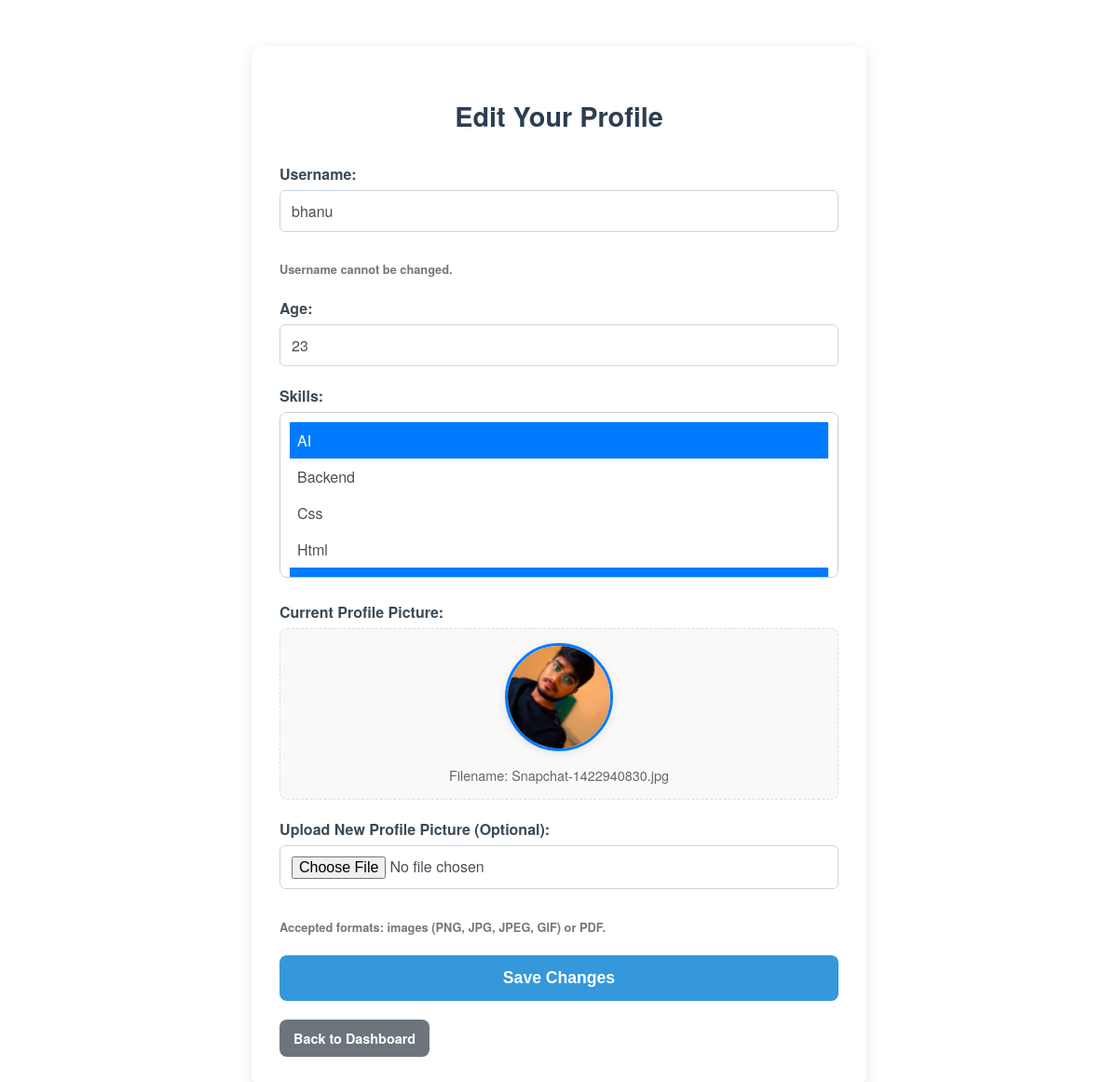
/edit_profile (signed in), run on the app's committed database.
### tables this page shows
CREATE TABLE users (
            username TEXT NOT NULL,
            password TEXT NOT NULL,
            age INTEGER,
            profile_pic TEXT,
            skills TEXT,
            role TEXT NOT NULL DEFAULT 'job_seeker', security_question TEXT, security_answer TEXT, is_verified INTEGER DEFAULT 0, shop_name TEXT, business_license TEXT, status TEXT DEFAULT 'pending', voter_id TEXT, verification_doc TEXT,
            PRIMARY KEY (username, role)
        );

### app.py (the view, shortened to what this page needs)
@app.route("/edit_profile", methods=["GET", "POST"])
@login_required
def edit_profile():
    db = get_db()
    user_row = db.execute(
        "SELECT username, age, skills, profile_pic FROM users WHERE username = ? AND role = ?",
        (current_user.username, current_user.role)
    ).fetchone()
    if not user_row:
        flash("User profile not found. Please log in again.", "error")
        logout_user()
        return redirect(url_for("login"))
    rows = db.execute(
        "SELECT DISTINCT skills_required FROM career_options WHERE skills_required IS NOT NULL AND skills_required != ''"
    ).fetchall()
    skills_set = set()
    for row in rows:
        skills_set.update([skill.strip() for skill in row['skills_required'].split(',')])
    available_skills = sorted(skills_set)
    current_skills_for_template = user_row["skills"].split(",") if user_row and user_row["skills"] else []
    return render_template(
        "edit_profile.html",
        user=user_row,
        current_skills=current_skills_for_template,
        available_skills=available_skills,
    )

### app.py (called while the page is built)
def get_db():
    db = getattr(g, '_database', None)
    if db is None:
        db = g._database = sqlite3.connect(DATABASE)
    db.row_factory = sqlite3.Row
    return db

@app.teardown_appcontext
def close_connection(exception):
    db = getattr(g, '_database', None)
    if db:
        db.close()

@login_manager.user_loader
def load_user(user_id):
    return User.get(user_id)

    @staticmethod
    def get(user_id):
        if ':' not in user_id:
            return None
        username, role = user_id.split(':', 1)
        db = get_db()
        user_row = db.execute("SELECT * FROM users WHERE username = ? AND role = ?", (username, role)).fetchone()
        if not user_row:
            return None
        return User(
            username=user_row['username'],
            age=user_row['age'],
            skills=user_row['skills'],
            profile_pic=user_row['profile_pic'],
            role=user_row['role']
        )

### templates/edit_profile.html (shortened to what this page needs)
<!DOCTYPE html>
<html lang="en">
<head>
    <link rel="stylesheet" href="{{ url_for('static', filename='edit_profile.css') }}">
</head>
</head>
<body>
    <div class="register-container edit-profile-container">
        <h2>Edit Your Profile</h2>
        <form method="POST" action="{{ url_for('edit_profile') }}" enctype="multipart/form-data">
            <label for="username">Username:</label>
            <input type="text" id="username" name="username" value="{{ user.username }}" readonly>
           <h4>
            <small class="form-hint">Username cannot be changed.</small>
           </h4>
            <label for="age">Age:</label>
            <input type="number" id="age" name="age" value="{{ user.age }}" required min="0">
            <label for="skills">Skills:</label>
            <select id="skills" name="skills" multiple>
                {% for skill in available_skills %}
                    <option value="{{ skill }}" {% if skill in current_skills %}selected{% endif %}>
                        {{ skill }}
                    </option>
                {% endfor %}
            </select>
            <label>Current Profile Picture:</label>
            <div class="current-profile-pic-preview">
                {% if user.profile_pic %}
                    <img src="{{ url_for('static', filename='profile_pics/' + user.profile_pic) }}" alt="Current Profile Picture">
                    <p>Filename: {{ user.profile_pic }}</p>
                {% else %}
                    <img src="{{ url_for('static', filename='default_profile.png') }}" alt="Default Profile Picture">
                    <p>No profile picture uploaded yet.</p>
                {% endif %}
            </div>
            <label for="profile_pic">Upload New Profile Picture (Optional):</label>
            <input type="file" id="profile_pic" name="profile_pic" accept="image/*, application/pdf">
<h4>
            <small class="form-hint">Accepted formats: images (PNG, JPG, JPEG, GIF) or PDF.</small>
</h4>
            <button type="submit">Save Changes</button>
        </form>
        <div>
            <a href="{{ url_for('dashboard') }}" class="back-button">Back to Dashboard</a>
        </div>
    </div>
</body>
</html>

### static/edit_profile.css (style rules this page uses)
.edit-profile-container { max-width: 600px; margin: 50px auto; padding: 30px 35px; background-color: #fff; border-radius: 12px; box-shadow: 0 2px 8px rgba(0,0,0,0.1); font-family: 'Helvetica Neue', Helvetica, Arial, sans-serif; color: #2c3e50; }
.edit-profile-container h2 { text-align: center; font-weight: 700; margin-bottom: 30px; font-size: 1.8rem; }
.current-profile-pic-preview { text-align: center; margin-bottom: 20px; padding: 15px; border: 1px solid #e1e4e8; border-radius: 8px; background-color: #f9fafb; }
.current-profile-pic-preview img { width: 110px; height: 110px; border-radius: 50%; object-fit: cover; border: 2px solid #3498db; margin-bottom: 10px; }
select[multiple], input[type="text"], input[type="number"], input[type="file"] { width: 100%; padding: 10px 12px; margin-bottom: 20px; border-radius: 6px; border: 1px solid #ced4da; font-size: 1rem; box-sizing: border-box; font-family: inherit; color: #495057; background-color: #fff; transition: border-color 0.2s ease; }
select[multiple] option:checked { background-color: #3498db; color: white; }
label { font-weight: 600; font-size: 1rem; margin-bottom: 6px; color: #3b4a56; display: block; }
.form-hint { font-size: 0.85rem; color: #6c757d; margin-top: -12px; margin-bottom: 20px; }
button[type="submit"] { width: 100%; padding: 14px 0; font-size: 1.1rem; color: white; background-color: #3498db; border: none; border-radius: 8px; font-weight: 700; cursor: pointer; transition: background-color 0.3s ease; }
.back-button { display: inline-block; margin-top: 25px; padding: 10px 16px; background-color: #6c757d; color: white; border-radius: 6px; text-decoration: none; font-weight: 600; text-decoration: none; }
.back-button { display: inline-block; margin-top: 25px; padding: 10px 16px; background-color: #6c757d; color: white; border-radius: 6px; text-decoration: none; font-weight: 600; transition: background-color 0.3s ease; }

### templates/edit_profile.html (style rules this page uses)
.edit-profile-container { max-width: 600px; margin: 50px auto; padding: 30px; box-shadow: 0 4px 15px rgba(0,0,0,0.1); border-radius: 10px; background-color: #fff; }
.current-profile-pic-preview { text-align: center; margin-bottom: 20px; padding: 15px; border: 1px dashed #ddd; border-radius: 8px; background-color: #f9f9f9; }
.current-profile-pic-preview img { max-width: 120px; max-height: 120px; border-radius: 50%; object-fit: cover; border: 3px solid #007bff; box-shadow: 0 2px 8px rgba(0,0,0,0.1); margin-bottom: 10px; }
.current-profile-pic-preview p { font-size: 0.9em; color: #666; margin: 0; }
select[multiple] { min-height: 150px; padding: 10px; border: 1px solid #ccc; border-radius: 8px; background-color: #fff; width: 100%; box-sizing: border-box; }
select[multiple] option { padding: 8px; }
select[multiple] option:checked { background-color: #007bff; color: white; }
.form-hint { font-size: 0.8em; color: #777; margin-top: -10px; margin-bottom: 15px; display: block; }
.back-button { display: inline-block; margin-top: 20px; padding: 10px 15px; background-color: #6c757d; color: white; text-decoration: none; border-radius: 8px; font-size: 0.9em; transition: background-color 0.3s ease; }

### data on the page
users: username "bhanu", age "23", profile_pic (picture), profile_pic "Snapchat-1422940830.jpg"

### other printed values
form field skills "AI ☑ / Backend / Css / Html"
